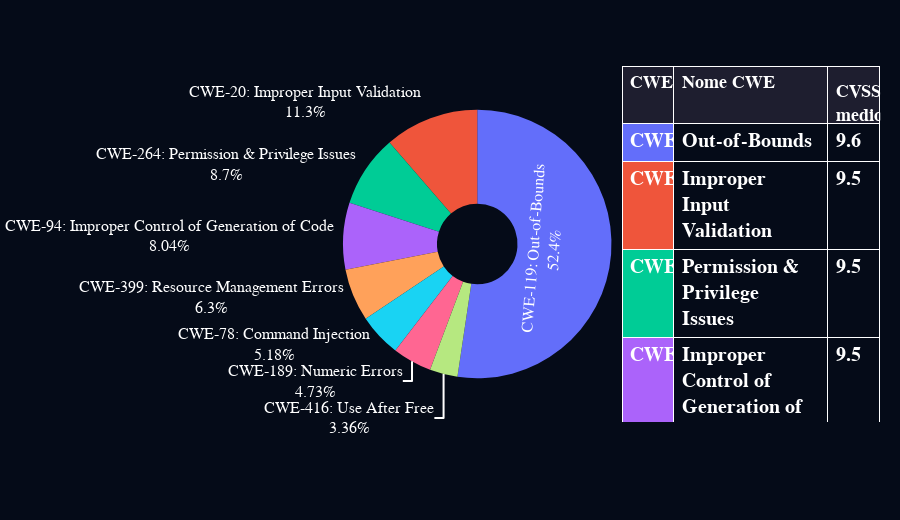

Notebook cell for this chart:
### Markdown cell above
### Distribuzione delle CWE nelle Vulnerabilità Critiche

Questo grafico rappresenta le **CWE** più comuni, mappate rispetto alle vulnerabilità maggiormente critiche, cioè quelle con punteggio **CVSS pari o superiore a 9**. Quindi evidenzia **quali debolezze sono più spesso alla base delle CVE più gravi**. Nel grafico sono incluse solo le **8 categorie di CWE più frequenti**.

### Code cell
# preproc
df['pub_date'] = pd.to_datetime(df['pub_date'], errors='coerce')
df['year'] = df['pub_date'].dt.year
df = df.dropna(subset=['cvss', 'year', 'summary', 'cwe_code', 'cwe_name'])
# CVE critiche
crit = df[df['cvss'] >= 9].copy()
top_cwe_codes = crit['cwe_code'].value_counts().nlargest(8).index
crit_top = crit[crit['cwe_code'].isin(top_cwe_codes)]
cwe_counts = crit_top['cwe_code'].value_counts()
cwe_cvss_avg = crit_top.groupby('cwe_code')['cvss'].mean().round(1)
def clean_cwe_name(code, name):
    if code == 78: return "Command Injection"
    if code == 264: return "Permission & Privilege Issues"
    if code == 119: return "Out-of-Bounds"
    name = re.sub(r"\s*\(.*?\)", "", name)
    name = re.sub(r"^.*?:\s*", "", name)
    return name.strip()
code_to_name = {
    code: clean_cwe_name(code, crit_top[crit_top['cwe_code'] == code]['cwe_name'].iloc[0])
    for code in top_cwe_codes
}
labels = [f"CWE-{code}" for code in cwe_counts.index]
cwe_names = [code_to_name[code] for code in cwe_counts.index]
scores = [cwe_cvss_avg[code] for code in cwe_counts.index]
colors_exact = [
    '#636efa', '#ef553b', '#00cc96', '#ab63fa',
    '#ffa15a', '#19d3f3', '#ff6692', '#b6e880'
]
# figura unica
fig = go.Figure()
# pie chart a sinistra
fig.add_trace(go.Pie(
    labels=[f"{l}: {n}" for l, n in zip(labels, cwe_names)],
    values=cwe_counts.values,
    hole=0.3,
    domain=dict(x=[0, 0.5]),
    marker=dict(colors=colors_exact),
    textinfo='percent+label',
    textfont=dict(size=16, family='Segoe UI', color='white'),
    showlegend=False
))
# tab a destra
fig.add_trace(go.Table(
    domain=dict(x=[0.52, 1]),
    columnwidth=[30, 90, 30],
    header=dict(
        values=["<b>CWE</b>", "<b>Nome CWE</b>", "<b>CVSS medio</b>"],
        fill_color="#1e1e2f",
        font=dict(color='white', size=18, family='Segoe UI'),
        align="left"
    ),
    cells=dict(
        values=[
            [f"<b>{l}</b>" for l in labels],
            [f"<b>{n}</b>" for n in cwe_names],
            [f"<b>{s}</b>" for s in scores]
        ],
        fill_color=[colors_exact, ["#050b18"]*8, ["#050b18"]*8],
        font=dict(color='white', size=20, family='Segoe UI'),
        height=38,
        align="left"
    )
))
fig.update_layout(
    height=520,
    plot_bgcolor="#050b18",
    paper_bgcolor="#050b18",
    margin=dict(t=40, r=20, b=20, l=20),
    font=dict(family="Segoe UI", size=20, color="white"),
    showlegend=False
)
fig.show()

### Figure 1 — Plotly figure (JSON) as saved in the notebook; plotly's stock layout.template omitted (floating-point values rounded to 4 significant figures)
{"data": [{"domain": {"x": [0, 0.5]}, "hole": 0.3, "labels": ["CWE-119: Out-of-Bounds", "CWE-20: Improper Input Validation", "CWE-264: Permission & Privilege Issues", "CWE-94: Improper Control of Generation of Code", "CWE-399: Resource Management Errors", "CWE-78: Command Injection", "CWE-189: Numeric Errors", "CWE-416: Use After Free"], "marker": {"colors": ["#636efa", "#ef553b", "#00cc96", "#ab63fa", "#ffa15a", "#19d3f3", "#ff6692", "#b6e880"]}, "showlegend": false, "textfont": {"color": "white", "family": "Segoe UI", "size": 16}, "textinfo": "percent+label", "type": "pie", "values": [4742, 1027, 788, 728, 571, 469, 428, 304]}, {"cells": {"align": "left", "fill": {"color": [["#636efa", "#ef553b", "#00cc96", "#ab63fa", "#ffa15a", "#19d3f3", "#ff6692", "#b6e880"], ["#050b18", "#050b18", "#050b18", "#050b18", "#050b18", "#050b18", "#050b18", "#050b18"], ["#050b18", "#050b18", "#050b18", "#050b18", "#050b18", "#050b18", "#050b18", "#050b18"]]}, "font": {"color": "white", "family": "Segoe UI", "size": 20}, "height": 38, "values": [["<b>CWE-119</b>", "<b>CWE-20</b>", "<b>CWE-264</b>", "<b>CWE-94</b>", "<b>CWE-399</b>", "<b>CWE-78</b>", "<b>CWE-189</b>", "<b>CWE-416</b>"], ["<b>Out-of-Bounds</b>", "<b>Improper Input Validation</b>", "<b>Permission & Privilege Issues</b>", "<b>Improper Control of Generation of Code</b>", "<b>Resource Management Errors</b>", "<b>Command Injection</b>", "<b>Numeric Errors</b>", "<b>Use After Free</b>"], ["<b>9.6</b>", "<b>9.5</b>", "<b>9.5</b>", "<b>9.5</b>", "<b>9.5</b>", "<b>9.5</b>", "<b>9.5</b>", "<b>9.7</b>"]]}, "columnwidth": [30, 90, 30], "domain": {"x": [0.52, 1]}, "header": {"align": "left", "fill": {"color": "#1e1e2f"}, "font": {"color": "white", "family": "Segoe UI", "size": 18}, "values": ["<b>CWE</b>", "<b>Nome CWE</b>", "<b>CVSS medio</b>"]}, "type": "table"}], "layout": {"font": {"color": "white", "family": "Segoe UI", "size": 20}, "height": 520, "margin": {"b": 20, "l": 20, "r": 20, "t": 40}, "paper_bgcolor": "#050b18", "plot_bgcolor": "#050b18", "showlegend": false}}
